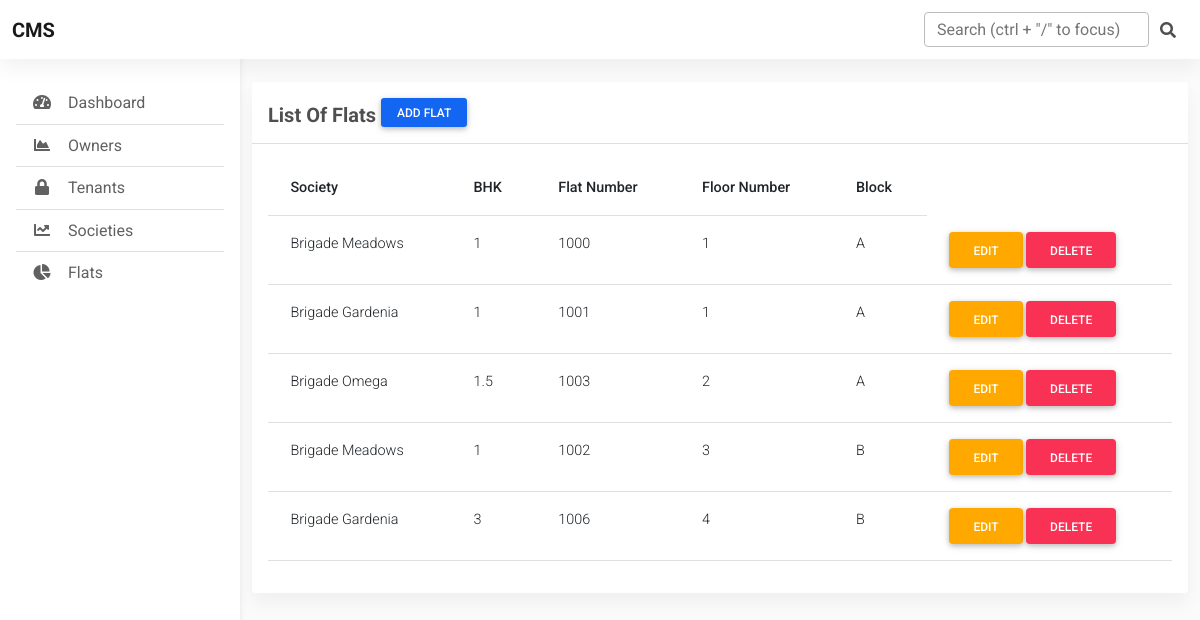
Page /dashboard/flat/ on the earlier database version.
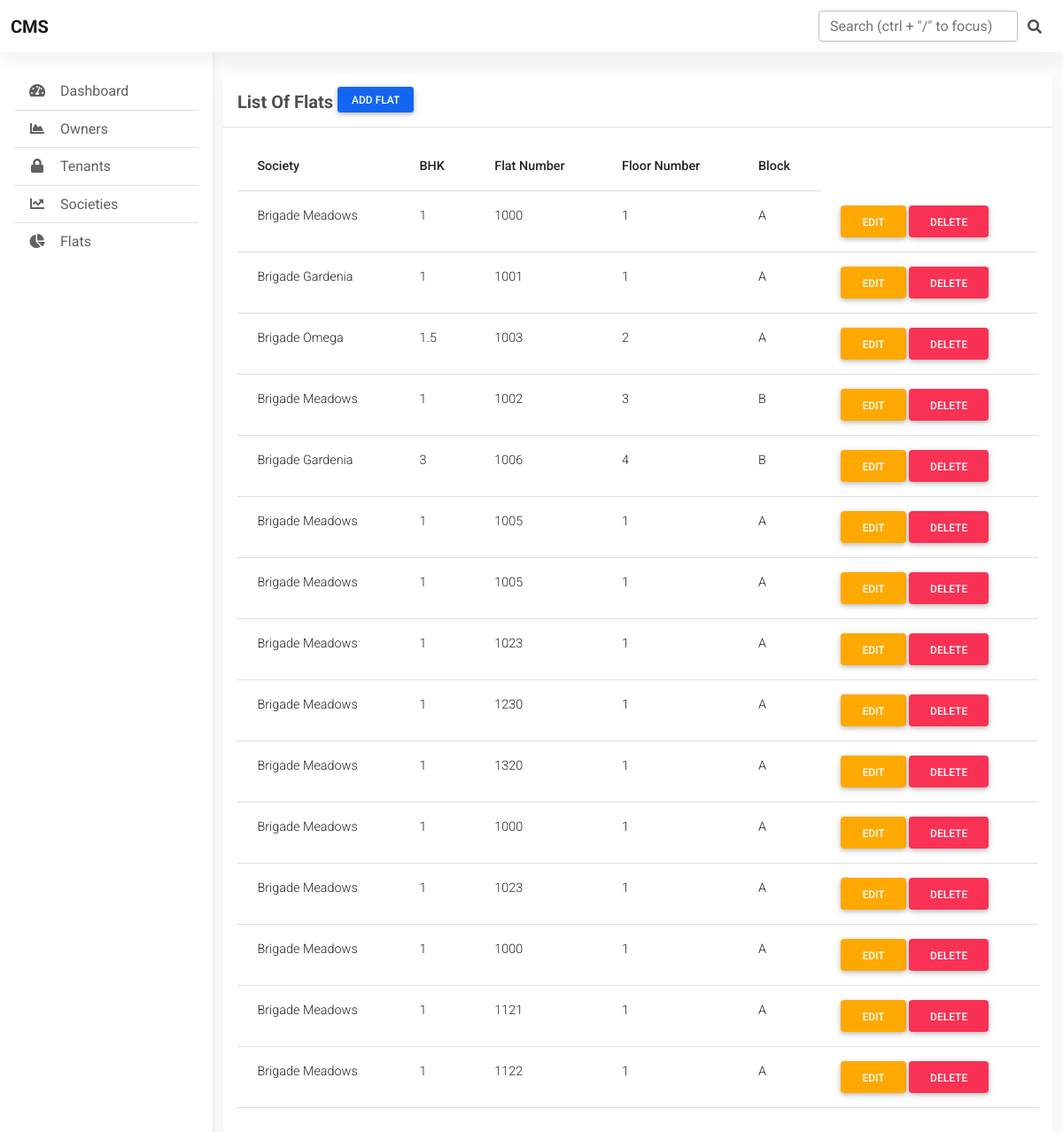
Same page on the later database version.
### society/models.py (models this page shows, shortened)
class Flat(models.Model):
    society = models.ForeignKey(Society, on_delete=models.CASCADE)
    bhk = models.CharField(max_length=5, choices=BHK_CHOICES)
    number = models.PositiveIntegerField()
    floor_no = models.PositiveIntegerField()
    block = models.CharField(max_length=1)
    created_at = models.DateTimeField(auto_now_add=True)
    updated_at = models.DateTimeField(auto_now=True)

class Society(models.Model):
    name = models.CharField(max_length=20)
    location = models.CharField(max_length=20)
    image = models.ImageField(upload_to=society_image_upload_path, null=True, blank=True)
    owner_company = models.CharField(max_length=20, null=True , blank=True)
    secretary = models.ForeignKey('accounts.CustomUser', on_delete=models.SET_NULL, null=True, blank=True)
    created_at = models.DateTimeField(auto_now_add=True)
    updated_at = models.DateTimeField(auto_now=True)
    class Meta:
        verbose_name_plural = 'Societies'
    def __str__(self):
        return self.name

### dashboard/views.py (the view)
# urls.py: path('flat/', views.ListFlatView, name='flats'),
def ListFlatView(request):
    flats = Flat.objects.all()
    context = {
        'flats': flats,
    }
    return render(request, 'dashboard/flats.html', context)

### dashboard/templates/dashboard/flats.html (shortened to what this page needs)
{% extends 'dashboard/base.html' %}
{% load static %}
{% block content %}
    <section class="mb-4">
        <div class="card">
          <div class="card-header text-left py-3">
            <h5 class="mb-0 text-left">
              <strong>List Of Flats</strong>
              <a href="{% url 'add-flat' %}" class="btn btn-primary btn-sm " role="button" aria-disabled="true">Add Flat </a>
            </h5>
          </div>
          <div class="card-body">
            <div class="table-responsive">
              <table class="table table-hover text-nowrap">
                <thead>
                  <tr>
                    <th scope="col">Society</th>
                    <th scope="col">BHK</th>
                    <th scope="col">Flat Number</th>
                    <th scope="col">Floor Number</th>
                    <th scope="col">Block</th>
                  </tr>
                </thead>
                <tbody>
                    {% for flat in flats %}
                  <tr>
                    <td>{{flat.society}}</td>
                    <td>{{flat.bhk}}</td>
                    <td>{{flat.number}}</td>
                    <td>{{flat.floor_no}}</td>
                    <td>{{flat.block}}</td>
                    <td>
                      <a href="{% url 'edit-flat' flat.id %}" type="button" class="btn btn-warning">Edit</a>
                      <a href="{% url 'delete-flat' flat.id %}" type="button" class="btn btn-danger">Delete</a>
                    </td>
                  </tr>
                  {% endfor %}
                </tbody>
              </table>
            </div>
          </div>
        </div>
      </section>
{% endblock %}

Differences in the rows shown:
added Flat: society "Brigade Meadows", bhk "1", number "1005", floor_no "1", block "A"
added Flat: society "Brigade Meadows", bhk "1", number "1005", floor_no "1", block "A"
added Flat: society "Brigade Meadows", bhk "1", number "1023", floor_no "1", block "A"
added Flat: society "Brigade Meadows", bhk "1", number "1230", floor_no "1", block "A"
added Flat: society "Brigade Meadows", bhk "1", number "1320", floor_no "1", block "A"
added Flat: society "Brigade Meadows", bhk "1", number "1000", floor_no "1", block "A"
added Flat: society "Brigade Meadows", bhk "1", number "1023", floor_no "1", block "A"
added Flat: society "Brigade Meadows", bhk "1", number "1000", floor_no "1", block "A"
added Flat: society "Brigade Meadows", bhk "1", number "1121", floor_no "1", block "A"
added Flat: society "Brigade Meadows", bhk "1", number "1122", floor_no "1", block "A"
